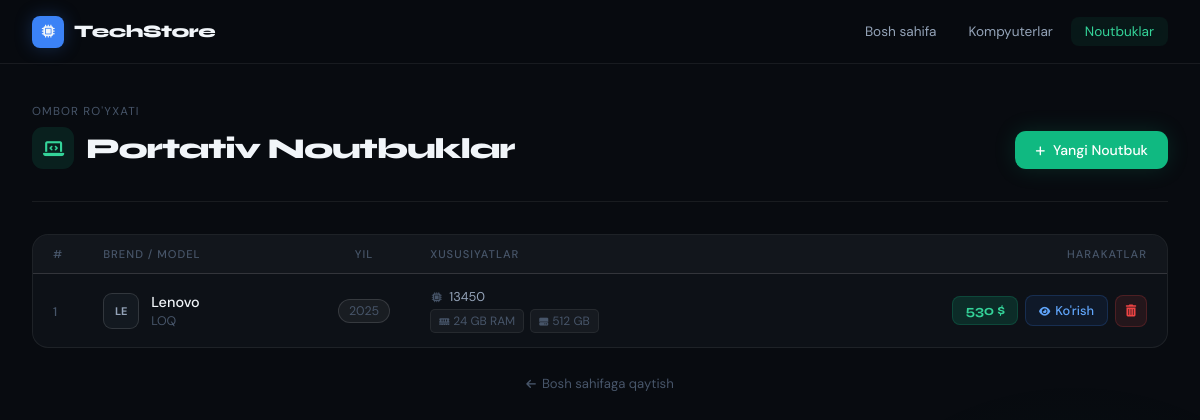
Before: /laptop/ with the older database file.
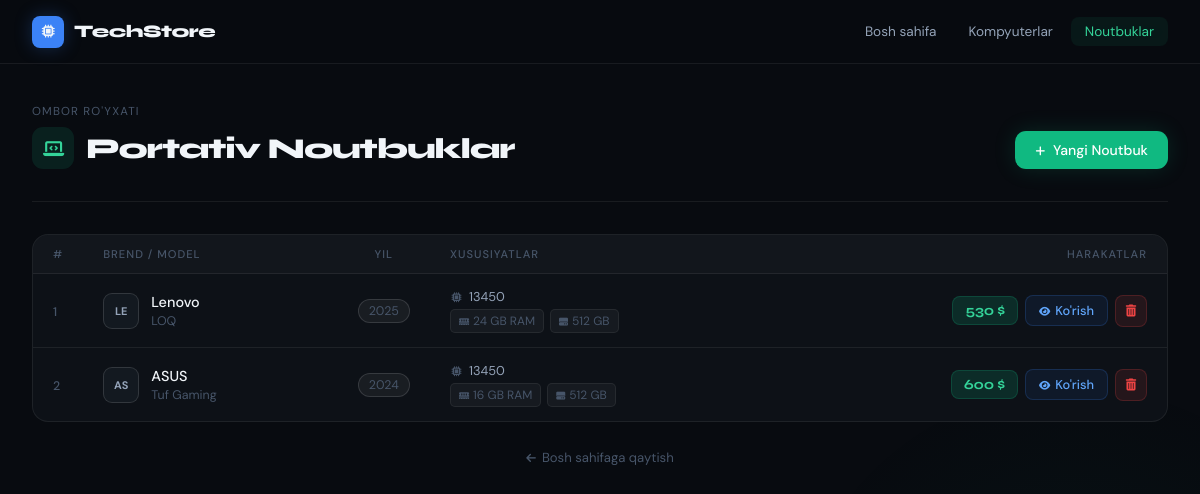
After: the same page with the newer database file.
### laptop/models.py (models this page shows, shortened)
class Laptop(models.Model):
    brand = models.CharField(max_length=100)
    model = models.CharField(max_length=100)
    videocard = models.CharField(max_length=100)
    year = models.IntegerField(default=2026)
    ram = models.IntegerField()
    cpu = models.IntegerField()
    disk = models.IntegerField()
    price = models.IntegerField()

### laptop/views.py (the view)
# urls.py: path('laptop/', laptop_list, name='laptop_list'),
def laptop_list(request):
    laptop = Laptop.objects.all()
    return render(request,'laptop.html',{'laptop':laptop})

### templates/laptop.html (shortened to what this page needs)
<!DOCTYPE html>
<html lang="uz">
<head>
    <link rel="stylesheet" href="https://cdnjs.cloudflare.com/ajax/libs/font-awesome/6.4.0/css/all.min.css">
</head>
<body>
<nav>
    <div class="nav-inner">
        <a href="/" class="logo">
            <div class="logo-icon"><i class="fas fa-microchip"></i></div>
            TechStore
        </a>
        <ul class="nav-links">
            <li><a href="/">Bosh sahifa</a></li>
            <li><a href="/comp/">Kompyuterlar</a></li>
            <li><a href="/laptop/" class="active">Noutbuklar</a></li>
        </ul>
    </div>
</nav>
<div class="container">
    <div class="page-header">
        <div class="page-title">
            <div class="eyebrow">Ombor ro'yxati</div>
            <h1>
                <div class="title-icon"><i class="fas fa-laptop-code"></i></div>
                Portativ Noutbuklar
            </h1>
        </div>
        <a href="{% url 'add_laptop' %}" class="btn-add">
            <i class="fas fa-plus" style="font-size:11px"></i> Yangi Noutbuk
        </a>
    </div>
    <div class="table-card">
        <table>
            <thead>
                <tr>
                    <th style="width:44px">#</th>
                    <th>Brend / Model</th>
                    <th class="center hide-sm" style="width:90px">Yil</th>
                    <th class="hide-sm">Xususiyatlar</th>
                    <th class="right">Harakatlar</th>
                </tr>
            </thead>
            <tbody>
                {% for l in laptop %}
                <tr>
                    <td><span class="row-index">{{ forloop.counter }}</span></td>
                    <td>
                        <div class="brand-cell">
                            <div class="brand-avatar">{{ l.brand|slice:":2" }}</div>
                            <div>
                                <div class="brand-name">{{ l.brand }}</div>
                                <div class="brand-model">{{ l.model }}</div>
                            </div>
                        </div>
                    </td>
                    <td class="center hide-sm">
                        <span class="year-pill">{{ l.year }}</span>
                    </td>
                    <td class="hide-sm">
                        <div class="spec-line">
                            <i class="fas fa-microchip"></i>
                            <span>{{ l.cpu }}</span>
                        </div>
                        <div class="spec-chips">
                            <span class="spec-chip"><i class="fas fa-memory"></i> {{ l.ram }} GB RAM</span>
                            <span class="spec-chip"><i class="fas fa-hdd"></i> {{ l.disk }} GB</span>
                        </div>
                    </td>
                    <td class="right">
                        <div class="actions">
                            <span class="price-badge">{{ l.price }} $</span>
                            <a href="{% url 'laptop_info' l.id %}" class="btn-detail">
                                <i class="fas fa-eye" style="font-size:10px"></i> Ko'rish
                            </a>
                            <a href="{% url 'delete_laptop' l.id %}" class="btn-delete" title="O'chirish">
                                <i class="fas fa-trash-alt"></i>
                            </a>
                        </div>
                    </td>
                </tr>
                {% endfor %}
            </tbody>
        </table>
    </div>
    <div class="footer-back">
        <a href="/">
            <i class="fas fa-arrow-left" style="font-size:11px"></i> Bosh sahifaga qaytish
        </a>
    </div>
</div>
</body>
</html>

Changed rows visible on the page:
added Laptop: brand "AS", brand "ASUS", model "Tuf Gaming", year "2024", cpu "13450", ram "16", disk "512", price "600"
